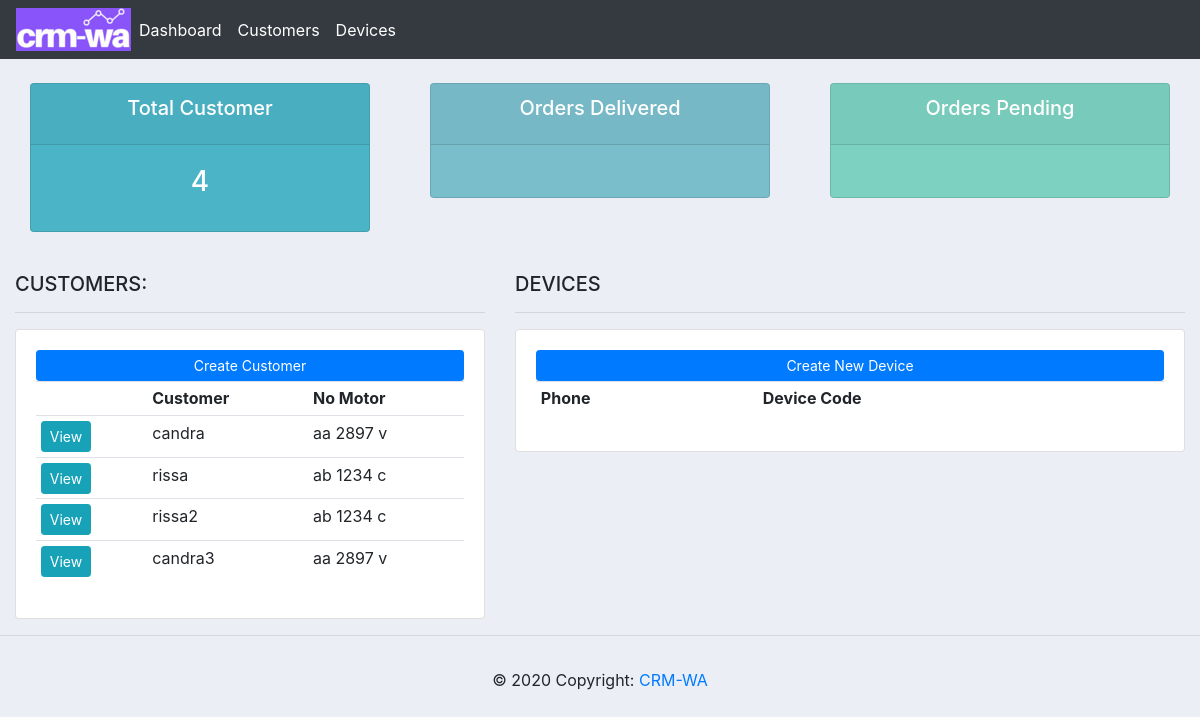
The app's page / (signed in), older data.
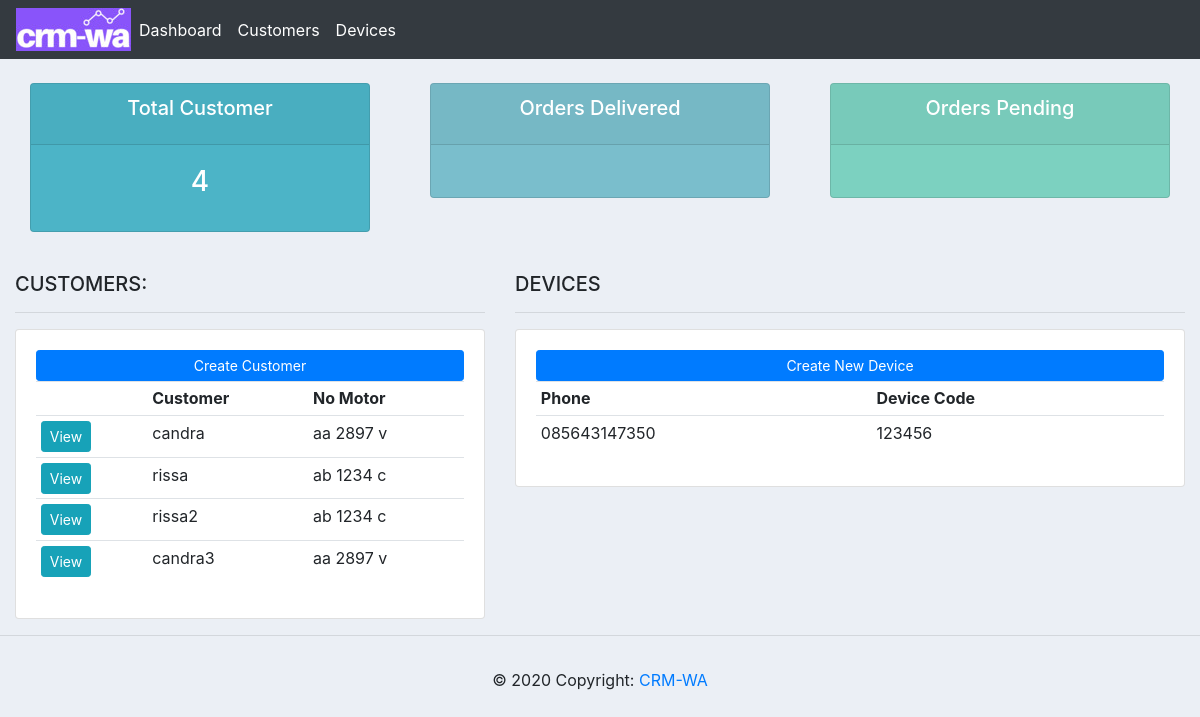
The same page, newer data.
### crm/models.py (models this page shows, shortened)
class Customer(models.Model):
    name = models.CharField(max_length=200, null=True, blank=False)
    no_motor = models.CharField(max_length=200, null=True, blank=False)
    phone = models.CharField(max_length=200, null=True, blank=False)
    email = models.CharField(max_length=200, null=True)
    date_created = models.DateTimeField(auto_now_add=True, null=True)
    date_h7 = models.DateTimeField(auto_now_add=True, null=True)
    date_h3 = models.DateTimeField(auto_now_add=True, null=True)
    date_phone = models.DateTimeField(auto_now_add=True, null=True)
    status_h7 = models.BooleanField(default=False)
    status_h3 = models.BooleanField(default=False)
    status_telpon = models.BooleanField(default=False)
    status_whatsapp = models.BooleanField(default=False)
    status_kedatangan = models.BooleanField(default=False)
    status_call = models.BooleanField(default=False)
    tipe_motor = models.CharField(max_length=200, null=True, blank=False)
    km_akhir = models.CharField(max_length=200, null=True, blank=False)
    ket = models.CharField(max_length=200, null=True, blank=False)
    message1 = models.TextField(default='', blank=True)
    message2 = models.TextField(default='', blank=True)
    message3 = models.TextField(default='', blank=True)
    message4 = models.TextField(default='', blank=True)
    status_message1 = models.BooleanField(default=False)
    status_message2 = models.BooleanField(default=False)
    status_message3 = models.BooleanField(default=False)
    status_message4 = models.BooleanField(default=False)

class Device(models.Model):
    phone = models.CharField(max_length=200, null=True, blank=False)
    device_code = models.CharField(max_length=200, null=True, blank=False)
    token_api = models.CharField(max_length=300, null=True, blank=False)
    server_address = models.CharField(max_length=200, null=True, blank=False, help_text="Only main name server address. Example: wa.test.com")
    location = models.CharField(max_length=200, null=True, blank=True)

### crm/views.py (the view)
# urls.py: 2. Add a URL to urlpatterns:  path('', views.home, name='home')
@login_required(login_url='login')
def home(request):
	customers = Customer.objects.all()
	total_customers = customers.count()
	device = Device.objects.all()
	context = {'customers':customers,
		'total_customers':total_customers,
		'devices': device,
		}
	return render(request, 'accounts/dashboard.html', context)

### crm/templates/accounts/dashboard.html
{%  extends 'accounts/main.html' %}
{% block content %}
{%  include 'accounts/status.html' %}
<br>
<div class="row">
	<div class="col-md-5">
		<h5>CUSTOMERS:</h5>
		<hr>
		<div class="card card-body">
			<a class="btn btn-primary  btn-sm btn-block" href="{% url 'create_customer' %}">Create Customer</a>
			<table class="table table-sm">
				<tr>
					<th></th>
					<th>Customer</th>
					<th>No Motor</th>
				</tr>
				{% for customer in customers %}
					<tr>
						<td><a class="btn btn-sm btn-info" href="{% url 'customer' customer.id %}">View</a></td>
						<td>{{customer.name}}</td>
						<td>{{customer.no_motor}}</td>
					</tr>
				{% endfor %}
			</table>
		</div>
	</div>
	<div class="col-md-7">
		<h5>DEVICES</h5>
		<hr>
		<div class="card card-body">
			<a class="btn btn-primary  btn-sm btn-block" href="{% url 'create_device' %}">Create New Device</a>
			<table class="table table-sm">
				<tr>
					<th>Phone</th>
					<th>Device Code</th>
				</tr>
				{% for device in devices %}
					<tr>
						<td>{{device.phone}}</td>
						<td>{{device.device_code}}</td>
					</tr>
				{% endfor %}
			</table>
		</div>
	</div>
</div>
{% endblock %}

Row changes from the older to the newer data that the page shows:
added Device: phone "085643147350", device_code "123456"
